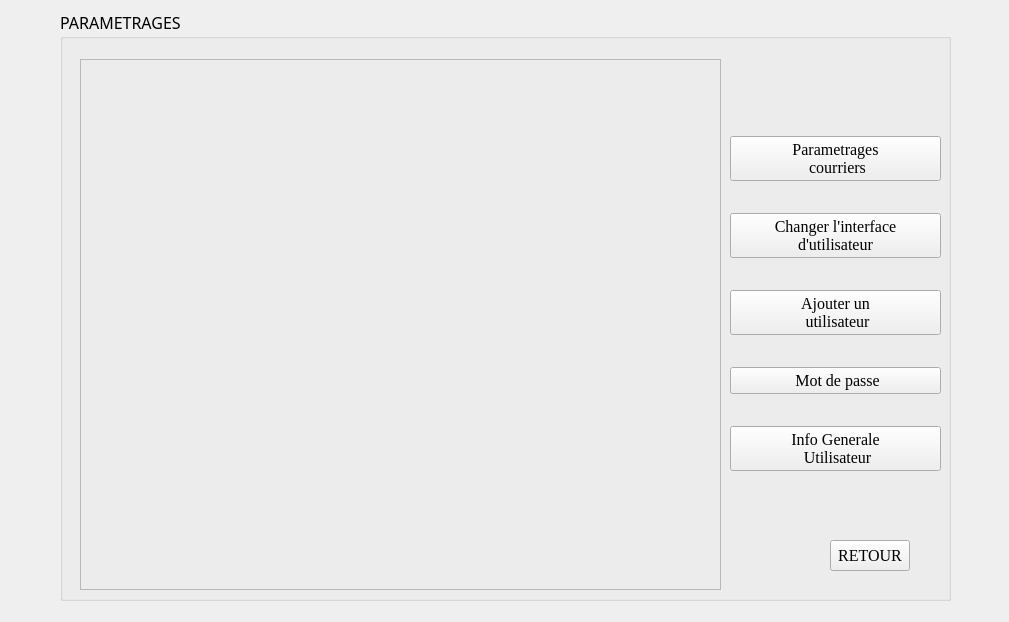
<?xml version="1.0" encoding="UTF-8"?>
<ui version="4.0">
 <class>parametre</class>
 <widget class="QWidget" name="parametre">
  <property name="geometry">
   <rect>
    <x>0</x>
    <y>0</y>
    <width>1009</width>
    <height>622</height>
   </rect>
  </property>
  <property name="windowTitle">
   <string>Form</string>
  </property>
  <widget class="QGroupBox" name="groupBox">
   <property name="geometry">
    <rect>
     <x>60</x>
     <y>10</y>
     <width>891</width>
     <height>591</height>
    </rect>
   </property>
   <property name="font">
    <font>
     <family>Algerian</family>
     <pointsize>12</pointsize>
    </font>
   </property>
   <property name="title">
    <string>PARAMETRAGES</string>
   </property>
   <widget class="QWidget" name="verticalLayoutWidget">
    <property name="geometry">
     <rect>
      <x>670</x>
      <y>100</y>
      <width>211</width>
      <height>391</height>
     </rect>
    </property>
    <layout class="QVBoxLayout" name="verticalLayout">
     <item>
      <widget class="QPushButton" name="bntregcour">
       <property name="font">
        <font>
         <family>Times New Roman</family>
        </font>
       </property>
       <property name="text">
        <string>Parametrages 
 courriers</string>
       </property>
      </widget>
     </item>
     <item>
      <widget class="QPushButton" name="bntchanggui">
       <property name="font">
        <font>
         <family>Times New Roman</family>
        </font>
       </property>
       <property name="text">
        <string>Changer l'interface
d'utilisateur</string>
       </property>
      </widget>
     </item>
     <item>
      <widget class="QPushButton" name="bntaddusers">
       <property name="font">
        <font>
         <family>Times New Roman</family>
        </font>
       </property>
       <property name="text">
        <string>Ajouter un
 utilisateur</string>
       </property>
      </widget>
     </item>
     <item>
      <widget class="QPushButton" name="bntmdppara">
       <property name="font">
        <font>
         <family>Times New Roman</family>
         <pointsize>12</pointsize>
        </font>
       </property>
       <property name="text">
        <string> Mot de passe</string>
       </property>
      </widget>
     </item>
     <item>
      <widget class="QPushButton" name="bntinfogeneusers">
       <property name="font">
        <font>
         <family>Times New Roman</family>
         <pointsize>12</pointsize>
        </font>
       </property>
       <property name="text">
        <string>Info Generale
 Utilisateur</string>
       </property>
      </widget>
     </item>
    </layout>
   </widget>
   <widget class="QFrame" name="frameparametregene">
    <property name="geometry">
     <rect>
      <x>20</x>
      <y>49</y>
      <width>641</width>
      <height>531</height>
     </rect>
    </property>
    <property name="frameShape">
     <enum>QFrame::StyledPanel</enum>
    </property>
    <property name="frameShadow">
     <enum>QFrame::Raised</enum>
    </property>
   </widget>
   <widget class="QPushButton" name="bntretparagene">
    <property name="geometry">
     <rect>
      <x>770</x>
      <y>530</y>
      <width>80</width>
      <height>31</height>
     </rect>
    </property>
    <property name="font">
     <font>
      <family>Times New Roman</family>
     </font>
    </property>
    <property name="text">
     <string>RETOUR</string>
    </property>
   </widget>
  </widget>
 </widget>
 <resources/>
 <connections/>
</ui>
